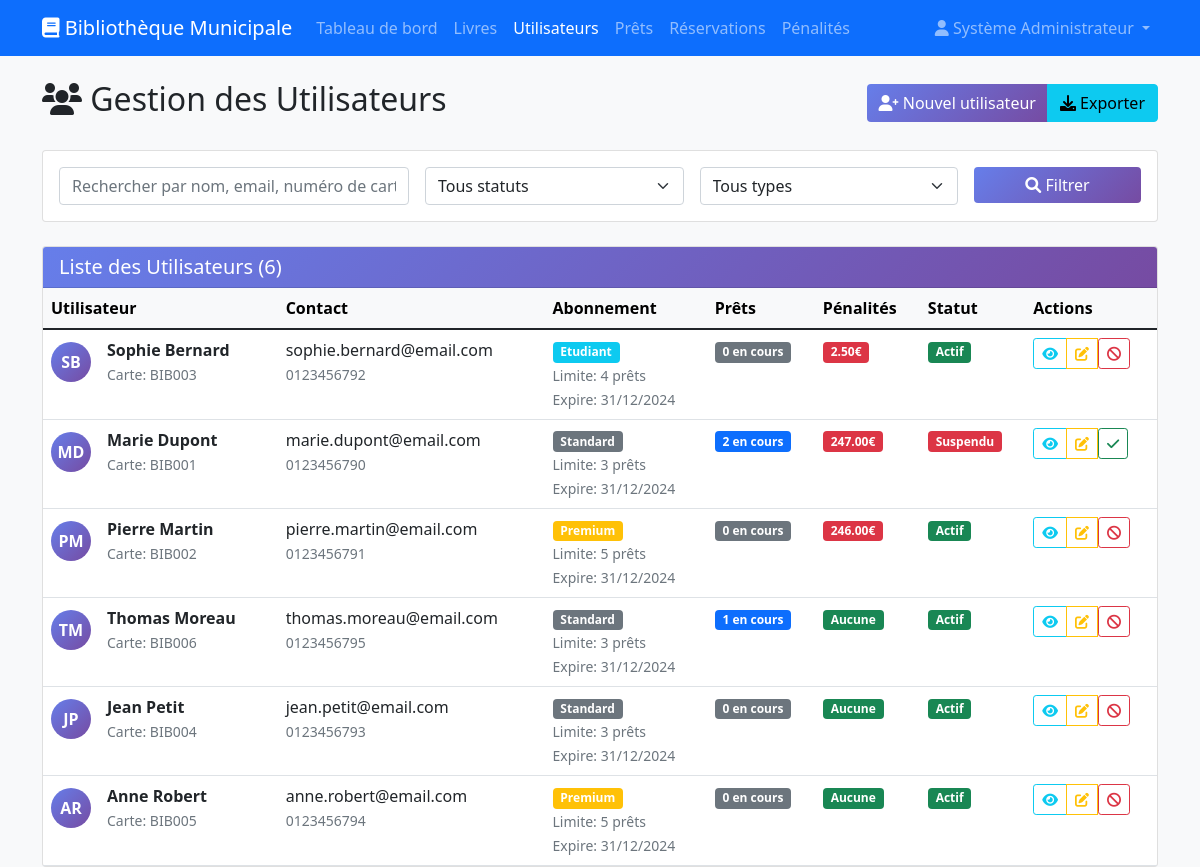
Page /utilisateurs.php (signed in) on the committed database.
### tables this page shows
CREATE TABLE `parametres` (
  `id` int(11) NOT NULL,
  `cle_param` varchar(100) NOT NULL,
  `valeur` text NOT NULL,
  `description` text DEFAULT NULL,
  `type` enum('string','int','float','boolean','json') DEFAULT 'string',
  `date_modification` timestamp NOT NULL DEFAULT current_timestamp() ON UPDATE current_timestamp()
);

CREATE TABLE `utilisateurs` (
  `id` int(11) NOT NULL,
  `numero_carte` varchar(20) NOT NULL,
  `nom` varchar(100) NOT NULL,
  `prenom` varchar(100) NOT NULL,
  `email` varchar(150) NOT NULL,
  `telephone` varchar(20) DEFAULT NULL,
  `adresse` text DEFAULT NULL,
  `date_naissance` date DEFAULT NULL,
  `date_inscription` date DEFAULT curdate(),
  `date_expiration` date NOT NULL,
  `statut` enum('actif','suspendu','expire','inactif') DEFAULT 'actif',
  `type_abonnement` enum('standard','premium','etudiant') DEFAULT 'standard',
  `limite_prets` int(11) DEFAULT 3,
  `photo` varchar(255) DEFAULT NULL,
  `notes` text DEFAULT NULL,
  `date_creation` timestamp NOT NULL DEFAULT current_timestamp(),
  `date_modification` timestamp NOT NULL DEFAULT current_timestamp() ON UPDATE current_timestamp()
);

### config/database.php (called while the page is built, shortened)
<?php
class Database {
    private $host = 'localhost';
    private $db_name = 'bibliotheque';
    private $username = 'root';
    private $password = '';
    public function getConnection() {
        $this->conn = null;
        try {
            $this->conn = new PDO(
                "mysql:host=" . $this->host . ";dbname=" . $this->db_name . ";charset=utf8mb4",
                $this->username,
                $this->password,
                [
                    PDO::ATTR_ERRMODE => PDO::ERRMODE_EXCEPTION,
                    PDO::ATTR_DEFAULT_FETCH_MODE => PDO::FETCH_ASSOC,
                    PDO::ATTR_EMULATE_PREPARES => false
                ]
            );
        } catch(PDOException $exception) {
            error_log("Erreur de connexion: " . $exception->getMessage());
            throw new Exception("Erreur de connexion à la base de données");
        }
        return $this->conn;
    }
}
function getParametre($cle, $defaut = null) {
    try {
        $database = new Database();
        $conn = $database->getConnection();
        $query = "SELECT valeur, type FROM parametres WHERE cle_param = :cle";
        $stmt = $conn->prepare($query);
        $stmt->bindParam(':cle', $cle);
        $stmt->execute();
        $result = $stmt->fetch();
        if ($result) {
            switch ($result['type']) {
                default:
                    return $result['valeur'];
            }
        }
        return $defaut;
    } catch (Exception $e) {
        return $defaut;
    }
}
?>

### utilisateurs.php (the view, shortened to what this page needs)
<?php
require_once 'config/database.php';
$database = new Database();
$conn = $database->getConnection();
$terme_recherche = $_GET['recherche'] ?? '';
$query = "SELECT u.*,
          (SELECT COUNT(*) FROM prets WHERE utilisateur_id = u.id AND statut = 'en_cours') as prets_en_cours,
          (SELECT SUM(montant) FROM penalites WHERE utilisateur_id = u.id AND statut = 'impayee') as penalites_impayees
          FROM utilisateurs u WHERE 1=1";
$params = [];
$query .= " ORDER BY u.nom, u.prenom";
$stmt = $conn->prepare($query);
$stmt->execute($params);
$utilisateurs = $stmt->fetchAll();
?>
<!DOCTYPE html>
<html lang="fr">
<head>
    <link href="https://cdn.jsdelivr.net/npm/bootstrap@5.1.3/dist/css/bootstrap.min.css" rel="stylesheet">
    <link href="https://cdnjs.cloudflare.com/ajax/libs/font-awesome/6.0.0/css/all.min.css" rel="stylesheet">
</head>
<body class="bg-light">
    <nav class="navbar navbar-expand-lg navbar-dark bg-primary">
        <div class="container">
            <a class="navbar-brand" href="index.php">
                <i class="fas fa-book"></i> <?= getParametre('nom_bibliotheque', 'Bibliothèque') ?>
            </a>
            <div class="navbar-nav me-auto">
                <a class="nav-link" href="index.php">Tableau de bord</a>
                <a class="nav-link" href="livres.php">Livres</a>
                <a class="nav-link active" href="utilisateurs.php">Utilisateurs</a>
                <a class="nav-link" href="prets.php">Prêts</a>
                <a class="nav-link" href="reservations.php">Réservations</a>
                <a class="nav-link" href="penalites.php">Pénalités</a>
            </div>
            <div class="navbar-nav">
                <div class="nav-item dropdown">
                    <a class="nav-link dropdown-toggle" href="#" role="button" data-bs-toggle="dropdown">
                        <i class="fas fa-user"></i> <?= $_SESSION['admin_nom'] ?>
                    </a>
                </div>
            </div>
        </div>
    </nav>
    <div class="container mt-4">
        <div class="d-flex justify-content-between align-items-center mb-4">
            <h2><i class="fas fa-users"></i> Gestion des Utilisateurs</h2>
            <div class="btn-group">
                <button class="btn btn-primary" data-bs-toggle="modal" data-bs-target="#modalAjouter">
                    <i class="fas fa-user-plus"></i> Nouvel utilisateur
                </button>
                <a href="export-utilisateurs.php" class="btn btn-info">
                    <i class="fas fa-download"></i> Exporter
                </a>
            </div>
        </div>
        <div class="card mb-4">
            <div class="card-body">
                <form method="GET" class="row g-3">
                    <div class="col-md-4">
                        <input type="text" class="form-control" name="recherche"
                               placeholder="Rechercher par nom, email, numéro de carte..."
                               value="<?= htmlspecialchars($terme_recherche) ?>">
                    </div>
                    <div class="col-md-3">
                        <select name="statut" class="form-select">
                            <option value="">Tous statuts</option>
                        </select>
                    </div>
                    <div class="col-md-3">
                        <select name="type" class="form-select">
                            <option value="">Tous types</option>
                        </select>
                    </div>
                    <div class="col-md-2">
                        <button type="submit" class="btn btn-primary w-100">
                            <i class="fas fa-search"></i> Filtrer
                        </button>
                    </div>
                </form>
            </div>
        </div>
        <div class="card">
            <div class="card-header">
                <h5 class="mb-0">Liste des Utilisateurs (<?= count($utilisateurs) ?>)</h5>
            </div>
            <div class="card-body p-0">
                <div class="table-responsive">
                    <table class="table table-hover mb-0">
                        <thead class="table-light">
                            <tr>
                                <th>Utilisateur</th>
                                <th>Contact</th>
                                <th>Abonnement</th>
                                <th>Prêts</th>
                                <th>Pénalités</th>
                                <th>Statut</th>
                                <th>Actions</th>
                            </tr>
                        </thead>
                        <tbody>
                            <?php foreach ($utilisateurs as $user): ?>
                                <tr>
                                    <td>
                                        <div class="d-flex align-items-center">
                                            <div class="user-avatar me-3">
                                                <?= strtoupper(substr($user['prenom'], 0, 1) . substr($user['nom'], 0, 1)) ?>
                                            </div>
                                            <div>
                                                <strong><?= htmlspecialchars($user['prenom'] . ' ' . $user['nom']) ?></strong>
                                                <br><small class="text-muted">Carte: <?= htmlspecialchars($user['numero_carte']) ?></small>
                                            </div>
                                        </div>
                                    </td>
                                    <td>
                                        <?= htmlspecialchars($user['email']) ?>
                                        <?php if ($user['telephone']): ?>
                                            <br><small class="text-muted"><?= htmlspecialchars($user['telephone']) ?></small>
                                        <?php endif; ?>
                                    </td>
                                    <td>
                                        <span class="badge bg-<?= $user['type_abonnement'] == 'premium' ? 'warning' : ($user['type_abonnement'] == 'etudiant' ? 'info' : 'secondary') ?>">
                                            <?= ucfirst($user['type_abonnement']) ?>
                                        </span>
                                        <br><small class="text-muted">Limite: <?= $user['limite_prets'] ?> prêts</small>
                                        <br><small class="text-muted">Expire: <?= date('d/m/Y', strtotime($user['date_expiration'])) ?></small>
                                    </td>
                                    <td>
                                        <span class="badge bg-<?= $user['prets_en_cours'] > 0 ? 'primary' : 'secondary' ?>">
                                            <?= $user['prets_en_cours'] ?> en cours
                                        </span>
                                    </td>
                                    <td>
                                        <?php if ($user['penalites_impayees'] > 0): ?>
                                            <span class="badge bg-danger">
                                                <?= number_format($user['penalites_impayees'], 2) ?>€
                                            </span>
                                        <?php else: ?>
                                            <span class="badge bg-success">Aucune</span>
                                        <?php endif; ?>
                                    </td>
                                    <td>
                                        <span class="badge bg-<?= $user['statut'] == 'actif' ? 'success' : ($user['statut'] == 'suspendu' ? 'danger' : 'secondary') ?>">
                                            <?= ucfirst($user['statut']) ?>
                                        </span>
                                    </td>
                                    <td>
                                        <div class="btn-group btn-group-sm">
                                            <a href="utilisateur-details.php?id=<?= $user['id'] ?>" class="btn btn-outline-info" title="Voir détails">
                                                <i class="fas fa-eye"></i>
                                            </a>
                                            <a href="?modifier=<?= $user['id'] ?>" class="btn btn-outline-warning" title="Modifier">
                                                <i class="fas fa-edit"></i>
                                            </a>
                                            <?php if ($user['statut'] == 'actif'): ?>
                                                <form method="POST" style="display: inline;">
                                                    <button type="submit" class="btn btn-outline-danger btn-sm"
                                                            onclick="return confirm('Suspendre cet utilisateur ?')" title="Suspendre">
                                                        <i class="fas fa-ban"></i>
                                                    </button>
                                                </form>
                                            <?php elseif ($user['statut'] == 'suspendu'): ?>
                                                <form method="POST" style="display: inline;">
                                                    <button type="submit" class="btn btn-outline-success btn-sm"
                                                            onclick="return confirm('Réactiver cet utilisateur ?')" title="Réactiver">
                                                        <i class="fas fa-check"></i>
                                                    </button>
                                                </form>
                                            <?php endif; ?>
                                        </div>
                                    </td>
                                </tr>
                            <?php endforeach; ?>
                        </tbody>
                    </table>
                </div>
            </div>
        </div>
    </div>
</body>
</html>

### utilisateurs.php (style rules this page uses)
.card-header { background: linear-gradient(135deg, #667eea 0%, #764ba2 100%); color: white; }
.btn-primary { background: linear-gradient(135deg, #667eea 0%, #764ba2 100%); border: none; }
.user-avatar { width: 40px; height: 40px; border-radius: 50%; background: linear-gradient(135deg, #667eea 0%, #764ba2 100%); display: flex; align-items: center; justify-content: center; color: white; font-weight: bold; }

### rows in the picture
parametres: valeur "Bibliothèque Municipale"
utilisateurs: prenom+nom "SB", prenom+nom "Sophie Bernard", numero_carte "BIB003", email "sophie.bernard@email.com", telephone "0123456792", type_abonnement "Etudiant", limite_prets "4", date_expiration "31/12/2024", prets_en_cours "0", penalites_impayees "2.50", statut "Actif"
utilisateurs: prenom+nom "MD", prenom+nom "Marie Dupont", numero_carte "BIB001", email "marie.dupont@email.com", telephone "0123456790", type_abonnement "Standard", limite_prets "3", date_expiration "31/12/2024", prets_en_cours "2", penalites_impayees "247.00", statut "Suspendu"
utilisateurs: prenom+nom "PM", prenom+nom "Pierre Martin", numero_carte "BIB002", email "pierre.martin@email.com", telephone "0123456791", type_abonnement "Premium", limite_prets "5", date_expiration "31/12/2024", prets_en_cours "0", penalites_impayees "246.00", statut "Actif"
utilisateurs: prenom+nom "TM", prenom+nom "Thomas Moreau", numero_carte "BIB006", email "thomas.moreau@email.com", telephone "0123456795", type_abonnement "Standard", limite_prets "3", date_expiration "31/12/2024", prets_en_cours "1", shows "Aucune", statut "Actif"
utilisateurs: prenom+nom "JP", prenom+nom "Jean Petit", numero_carte "BIB004", email "jean.petit@email.com", telephone "0123456793", type_abonnement "Standard", limite_prets "3", date_expiration "31/12/2024", prets_en_cours "0", shows "Aucune", statut "Actif"
utilisateurs: prenom+nom "AR", prenom+nom "Anne Robert", numero_carte "BIB005", email "anne.robert@email.com", telephone "0123456794", type_abonnement "Premium", limite_prets "5", date_expiration "31/12/2024", prets_en_cours "0", shows "Aucune", statut "Actif"

### other values in the picture
$_SESSION['admin_nom'] "Système Administrateur"
count($utilisateurs) "6"
